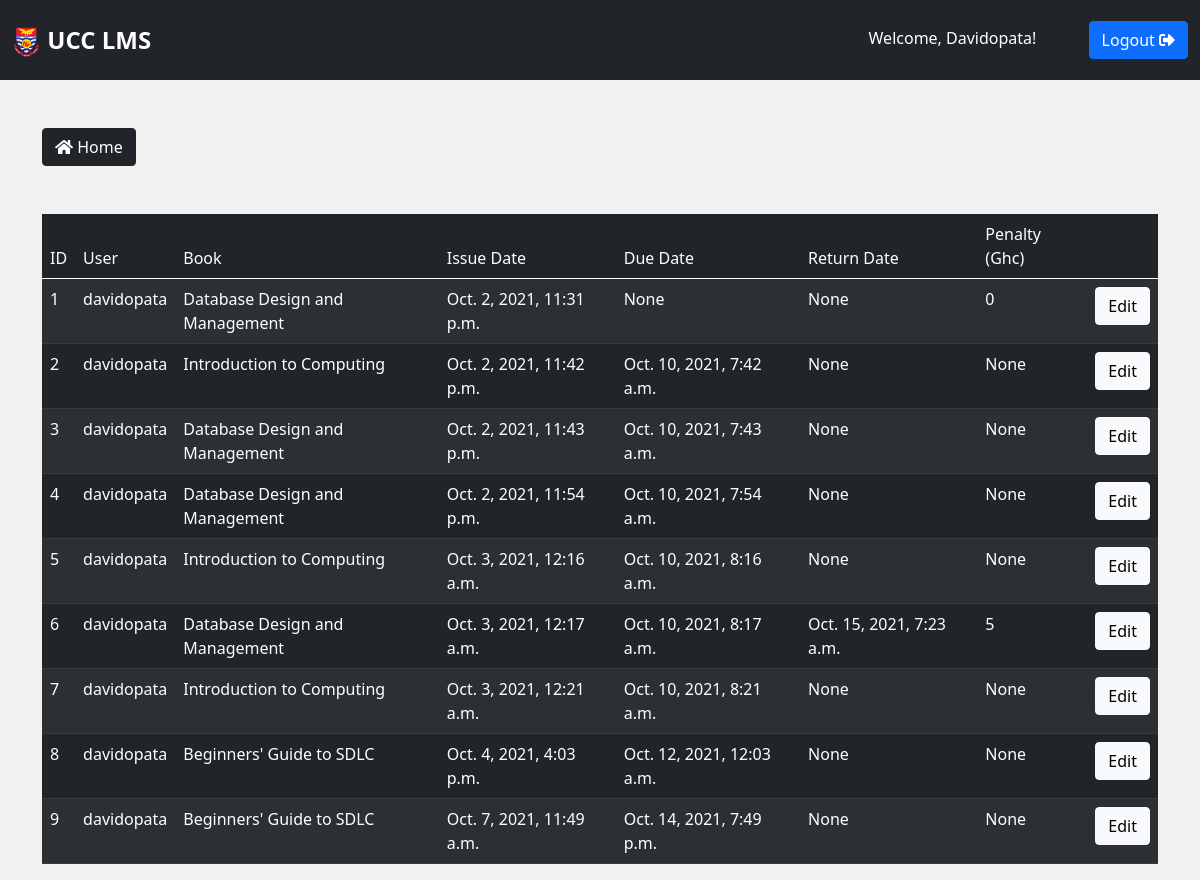
Page /book-records/ (signed in) on the committed database.
### ucclms/models.py (models this page shows, shortened)
class BookRecord(models.Model):
    book = ForeignKey(Book, on_delete=models.CASCADE)
    user = models.ForeignKey(User, blank=False, null=False, on_delete=models.CASCADE)
    date_of_issue = models.DateTimeField(auto_now_add=True)
    due_date = models.DateTimeField(blank=True, null=True)
    date_of_return = models.DateTimeField(null=True, blank=True)
    dues = models.IntegerField(null=True, blank=True, default=0 )
    renewals_left = models.IntegerField(null=True, blank=True, default=0 )

class Book(models.Model):
    title = models.CharField(max_length = 255, blank=False, null=False)
    publisher = models.CharField(max_length = 255, blank=True, null=True)
    availability = models.IntegerField(default=0, blank=True, null=True)
    year = models.CharField(max_length = 4, blank=True, null=True)
    author = models.CharField(max_length = 255, blank=True, null=True)
    location = models.CharField(max_length = 255, blank=True, null=True)
    def __str__(self):
        return self.title

### ucclms/views.py (the view)
# urls.py: path('book-records/', views.bookRecords, name='book-records'),
@login_required(login_url='login')
def bookRecords(request):
    book_records = BookRecord.objects.all()
    context = {'book_records': book_records}
    return render(request, 'ucclms/book-records.html', context)

### ucclms/templates/ucclms/book-records.html
{% extends 'base.html' %}
{% block content %}
<div class="container users mt-5">
    <a href="{% url 'admin-dashboard' %}" class="btn btn-dark mb-5"><i class="fas fa-home"></i> Home</a>
    <table class="table table-striped p-3 table-dark">
        <thead>
            <tr>
                <td>ID</td>
                <td>User</td>
                <td>Book</td>
                <td>Issue Date</td>
                <td>Due Date</td>
                <td>Return Date</td>
                <td>Penalty (Ghc)</td>
                <td></td>
            </tr>
        </thead>
        <tbody>
            {% for i in book_records %}
            <tr>
                <td>{{i.id}}</td>
                <td>{{i.user}}</td>
                <td>{{i.book}}</td>
                <td>{{i.date_of_issue}}</td>
                <td>{{i.due_date}}</td>
                <td>{{i.date_of_return}}</td>
                <td>{{i.dues}}</td>
                <td>
                    <a href="{% url 'edit-book-record' i.id %}" class="btn btn-light">Edit</a>
                </td>
            </tr>
            {% endfor %}
        </tbody>
    </table>
</div>
    {% endblock %}

### templates/base.html (shortened to what this page needs)
<!DOCTYPE html>
{% load static %}
<html lang="en">
<head>
    <link rel="stylesheet" type="text/css" href="{% static '/css/all.min.css' %}">
    <link rel="stylesheet" type="text/css" href="{% static '/css/sign-up.css' %}">
    <link rel="stylesheet" type="text/css" href="{% static '/css/bootstrap.css' %}">
    <link rel="stylesheet" type="text/css" href="{% static '/css/main.css' %}">
    <link rel="stylesheet" type="text/css" href="{% static '/css/dashstyle.css' %}">
</head>
<body>
    <nav class="navbar navbar-dark bg-dark py-3">
        <div class="container-fluid">
            <div class="logo"><a href="/"><img src="{% static '/img/ucc_web_logo.png' %}" alt="logo.png" height='30px'> UCC LMS</a></div>
            <div class="right">
                <span id="hello-msg" class="mx-5" style="text-transform: capitalize; color: white;">Welcome, {{request.user}}!</span>
                <a href="{% url 'logout' %}" class="btn btn-primary">
                    Logout <i class="fas fa-sign-out-alt"></i>
                </a>
            </div>
        </div>
    </nav>
    {% block content %}
    {% endblock %}
</body>
</html>

### static/css/main.css (style rules this page uses)
* { margin: 0; padding: 0; box-sizing: border-box; }
body { background-color: rgb(241, 241, 241); }
a { text-decoration: none; }
nav.navbar { height: 10vh; }
nav.navbar a { color: #fff; }
nav .logo { font-weight: bold; font-size: 1.5rem; }

### rows in the picture
BookRecord: id "1", user "davidopata", book "Database Design and Management", date_of_issue "Oct. 2, 2021, 11:31 p.m.", due_date "None", date_of_return "None", dues "0"
BookRecord: id "2", user "davidopata", book "Introduction to Computing", date_of_issue "Oct. 2, 2021, 11:42 p.m.", due_date "Oct. 10, 2021, 7:42 a.m.", date_of_return "None", dues "None"
BookRecord: id "3", user "davidopata", book "Database Design and Management", date_of_issue "Oct. 2, 2021, 11:43 p.m.", due_date "Oct. 10, 2021, 7:43 a.m.", date_of_return "None", dues "None"
BookRecord: id "4", user "davidopata", book "Database Design and Management", date_of_issue "Oct. 2, 2021, 11:54 p.m.", due_date "Oct. 10, 2021, 7:54 a.m.", date_of_return "None", dues "None"
BookRecord: id "5", user "davidopata", book "Introduction to Computing", date_of_issue "Oct. 3, 2021, 12:16 a.m.", due_date "Oct. 10, 2021, 8:16 a.m.", date_of_return "None", dues "None"
BookRecord: id "6", user "davidopata", book "Database Design and Management", date_of_issue "Oct. 3, 2021, 12:17 a.m.", due_date "Oct. 10, 2021, 8:17 a.m.", date_of_return "Oct. 15, 2021, 7:23 a.m.", dues "5"
BookRecord: id "7", user "davidopata", book "Introduction to Computing", date_of_issue "Oct. 3, 2021, 12:21 a.m.", due_date "Oct. 10, 2021, 8:21 a.m.", date_of_return "None", dues "None"
BookRecord: id "8", user "davidopata", book "Beginners' Guide to SDLC", date_of_issue "Oct. 4, 2021, 4:03 p.m.", due_date "Oct. 12, 2021, 12:03 a.m.", date_of_return "None", dues "None"
BookRecord: id "9", user "davidopata", book "Beginners' Guide to SDLC", date_of_issue "Oct. 7, 2021, 11:49 a.m.", due_date "Oct. 14, 2021, 7:49 p.m.", date_of_return "None", dues "None"

### other values in the picture
{{ request.user }} "Davidopata"
